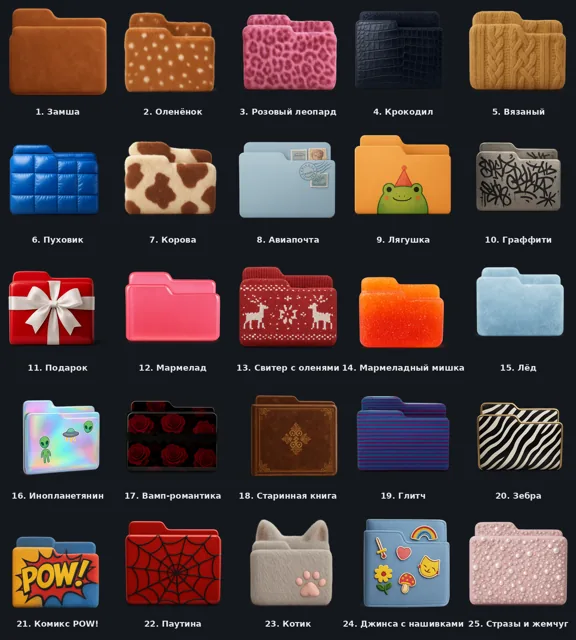
#> input picture design/folders/_overview.webp, 576 x 640 px
$ python _gloss.py _overview.webp airmail.webp
#> lines starting #> are read from the running program, lines starting #| are printed output that depends on the picture
# extra gloss for the glassy folders: a soft light streak along the top inside edge,
# a thin rim light round the edge, and a pink and a green glint, like a puffy 3D icon
import sys
from PIL import Image, ImageFilter, ImageChops, ImageDraw
import numpy as np
def glossify(path, tpl):
#> called with path = '_overview.webp', tpl = 'airmail.webp'
    im=Image.open(path).convert('RGBA'); t=Image.open(tpl).split()[3]
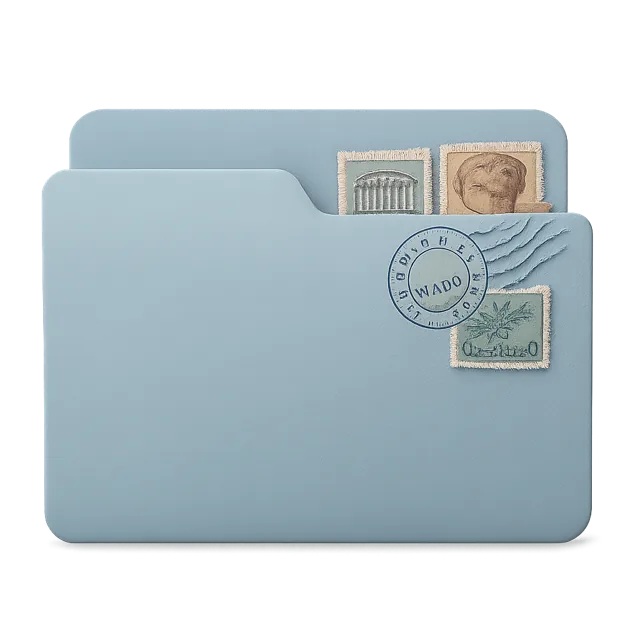
#> input picture design/folders/airmail.webp, 640 x 640 px
#> after `t = Image.open(tpl).split()[3]`:
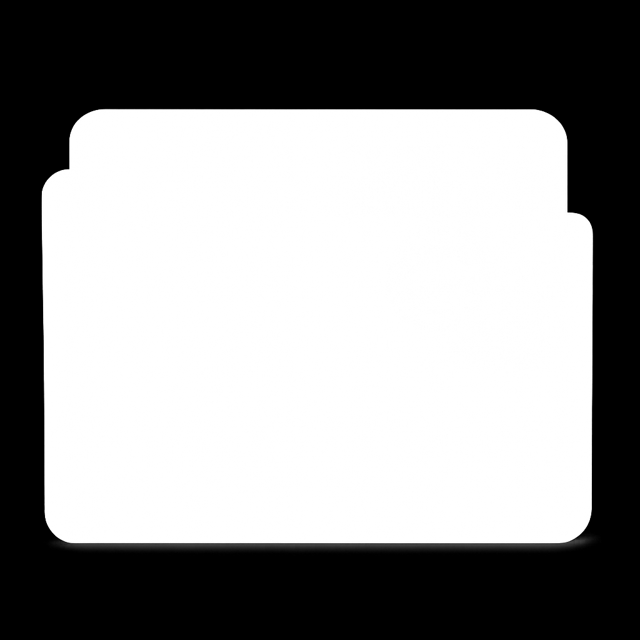
#> t: PIL image 640x640 L; min 0, max 255, mean 145.3
    a=np.asarray(t).astype(np.float32)/255
    c=np.asarray(im).astype(np.float32)
    # puffy: lighter at the top, deeper at the bottom
    ys=np.linspace(0,1,1024)[:,None]; x0_,y0_,x1_,y1_=t.getbbox(); g=np.clip((ys*1024-y0_)/(y1_-y0_),0,1)
#> after `x0_, y0_, x1_, y1_ = t.getbbox()`: x0_ = 41; y0_ = 108; x1_ = 602; y1_ = 556
#> after `g = np.clip((ys * 1024 - y0_) / (y1_ - y0_), 0, 1)`: g = 1024 values from 0 to 1
#> (the run stopped early here; a loop or call above may not have finished)
